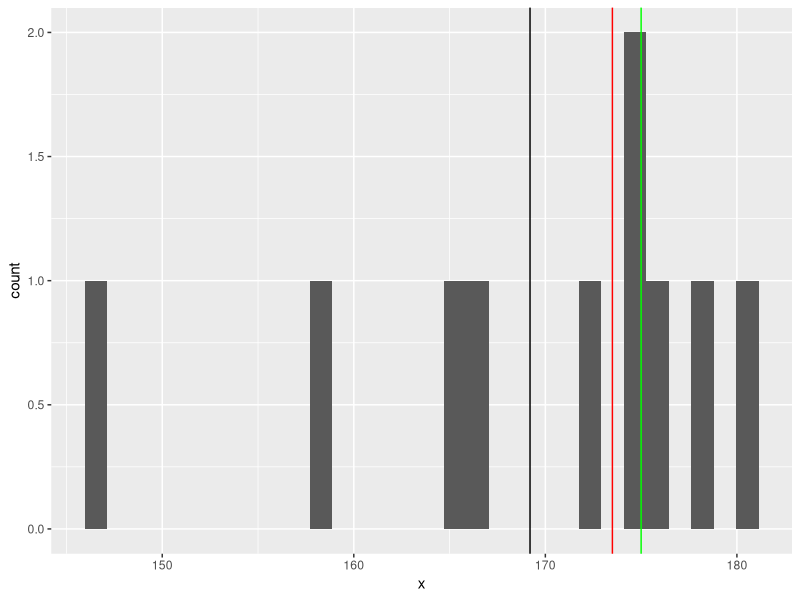
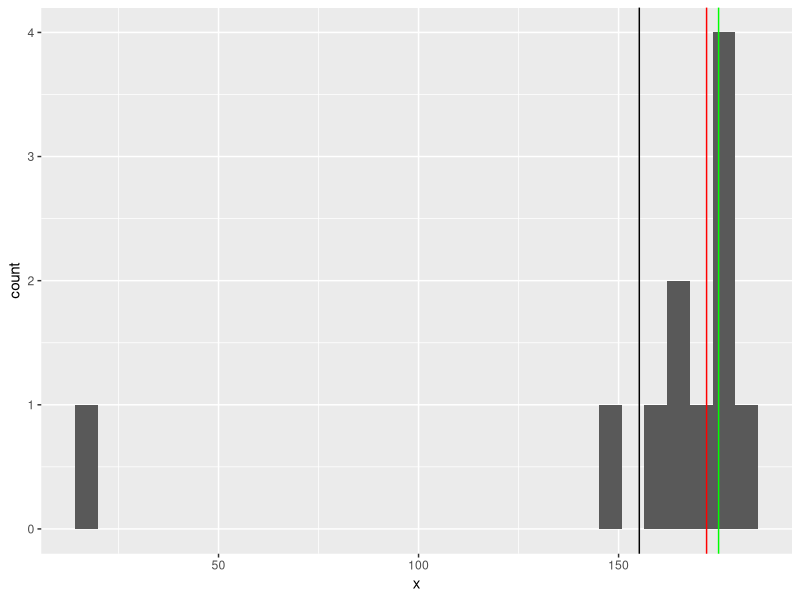
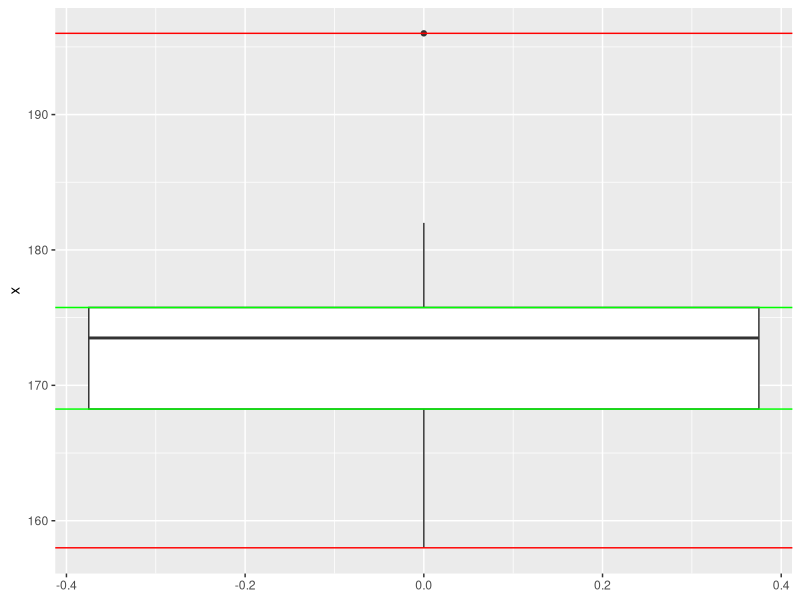
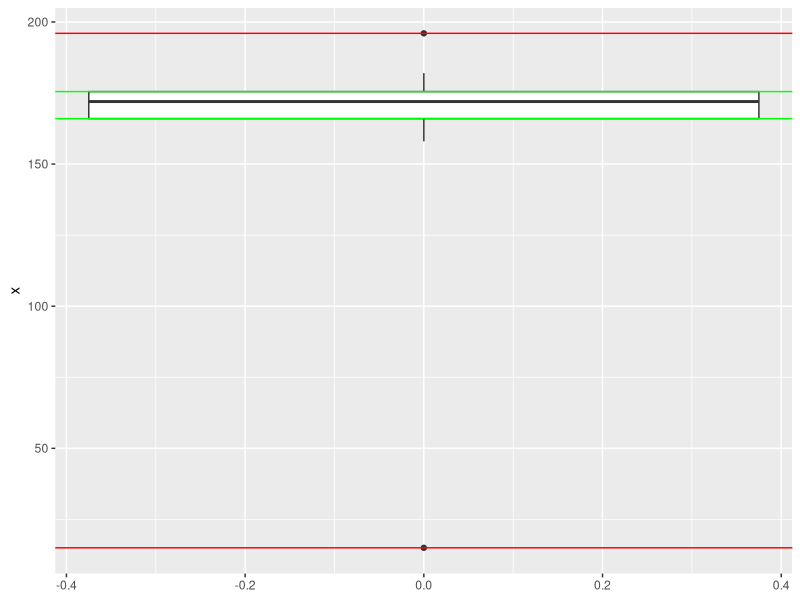
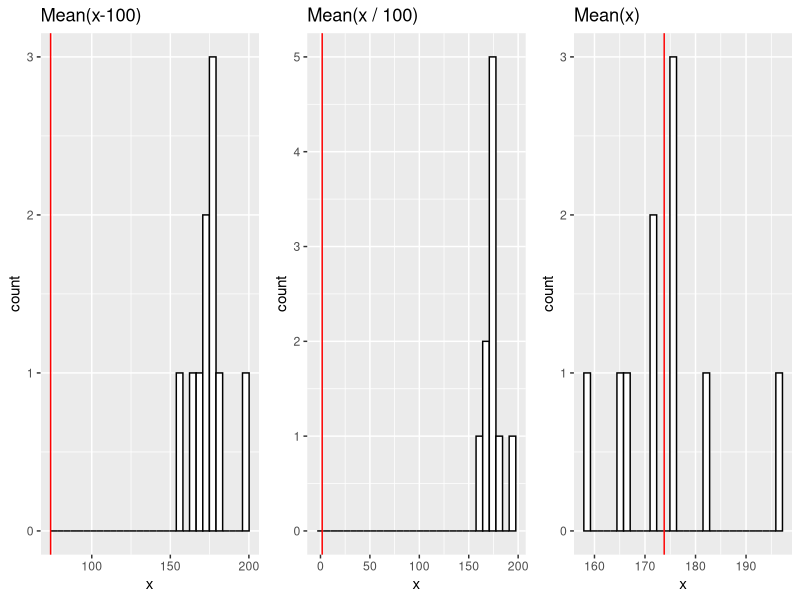
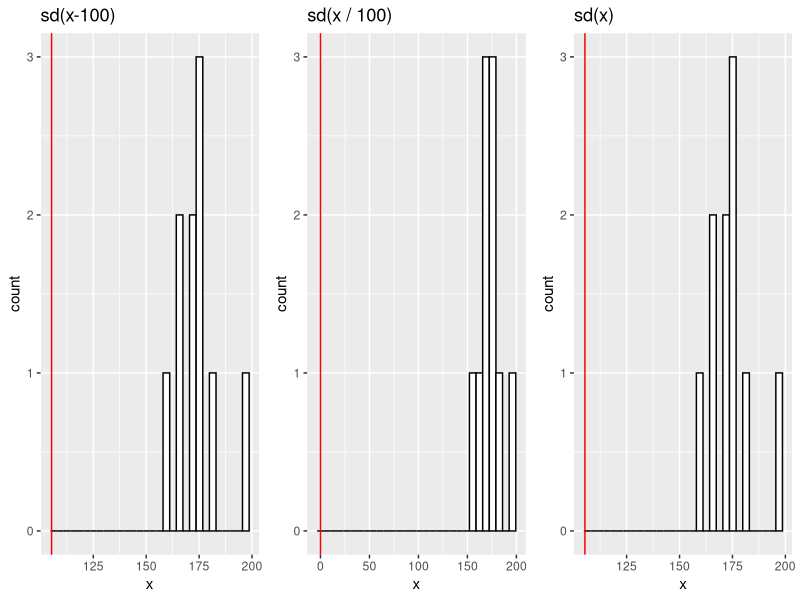
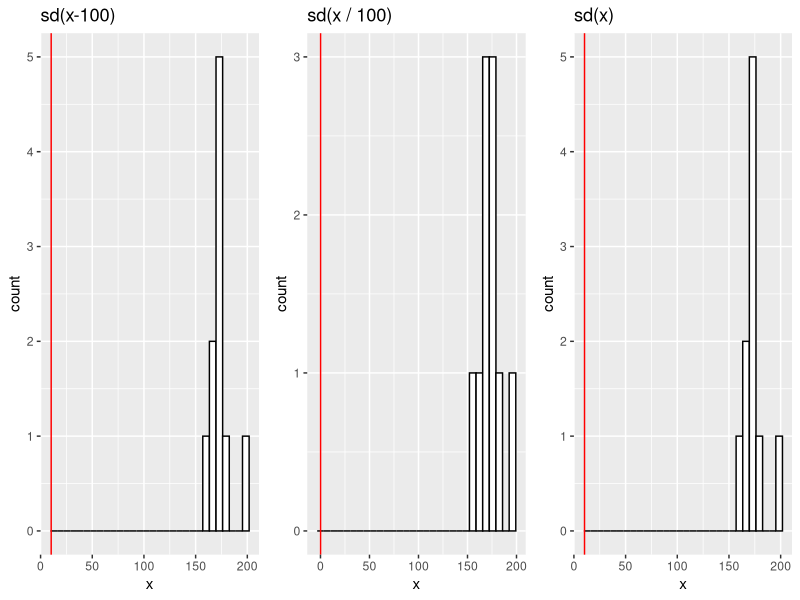
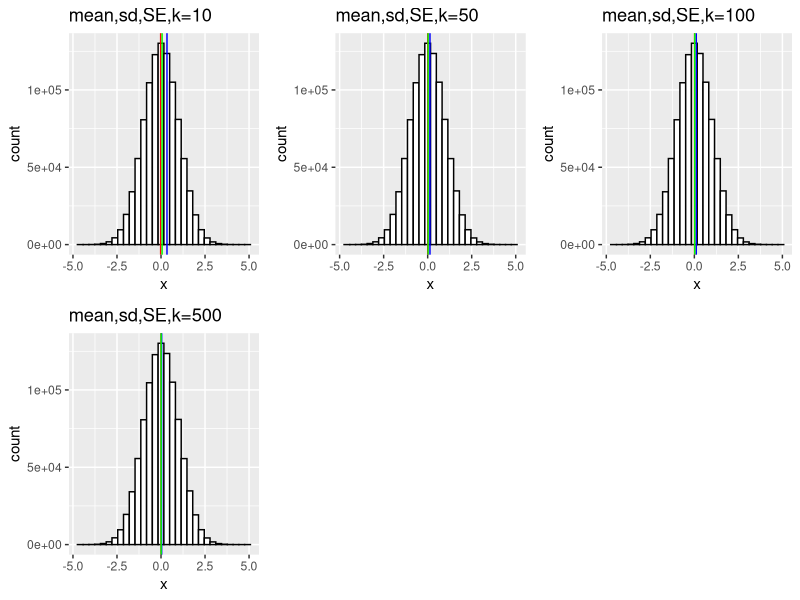

Generate these figures, in order, with R:
## ---- chunk 1
knitr::opts_chunk$set(echo = TRUE)
## ---- chunk 2
library(dplyr)
library(ggplot2)
library(ggpubr)
## ---- chunk 3
x <- c(175, 176, 180, 165, 167, 172, 175, 146, 158, 178)

#Get mode
mymode <- function(x){
  un <- unique(x)
  r <- tabulate(match(x, un))
  return(un[r == max(r)])
}

#Median
mymedian <- function(x) {
  n <- length(x)
  s <- sort(x)
  ifelse(n%%2==1,s[(n+1)/2],mean(s[n/2+0:1]))
}
#Mean
mymean <- sum(x)/length(x)
## ---- chunk 4
mymode(x)
mymedian(x)
median(x)
mymean
mean(x)
## ---- chunk 5
ggplot(as.data.frame(x), aes(x = x)) +
  geom_histogram() +
  geom_vline(xintercept = mymean, color = 'black') +
  geom_vline(xintercept = mymedian(x), color = 'red') +
  geom_vline(xintercept = mymode(x), color = 'green')
## ---- chunk 6
x[length(x) + 1] <- 15
## 1.1. repeat
mymode(x)
mymedian(x)
median(x)
mymean2 <- sum(x)/length(x)
mymean2
mean(x)
## ---- chunk 7
ggplot(as.data.frame(x), aes(x = x)) +
  geom_histogram() +
  geom_vline(xintercept = mymean2, color = 'black') +
  geom_vline(xintercept = mymedian(x), color = 'red') +
  geom_vline(xintercept = mymode(x), color = 'green')
## ---- chunk 8
x <- c(175, 176, 182, 165, 167, 172, 175, 196, 158, 172)
var_one_line <- mean((x-mean(x))^2)
sd_one_line <- sqrt(sum((x-mean(x))^2/(length(x)-1)))
var(x)
var_one_line
sd(x)
sd_one_line
## ---- chunk 9
ggplot(as.data.frame(x), aes(y = x)) +
  geom_boxplot() +
  geom_hline(yintercept = min(x), color = 'red') +
  geom_hline(yintercept = max(x), color = 'red') +
  geom_hline(yintercept = quantile(x, 3/4), color = 'green') +
  geom_hline(yintercept = quantile(x, 1/4), color = 'green')

## ---- chunk 10
x[length(x) + 1] <- 15
ggplot(as.data.frame(x), aes(y = x)) +
  geom_boxplot() +
  geom_hline(yintercept = min(x), color = 'red') +
  geom_hline(yintercept = max(x), color = 'red') +
  geom_hline(yintercept = quantile(x, 3/4), color = 'green') +
  geom_hline(yintercept = quantile(x, 1/4), color = 'green')

x <- x[1:length(x) - 1]
## ---- chunk 11
x <- c(175, 176, 182, 165, 167, 172, 175,196, 158, 172)
var(x - 100)
var(x)
var(x / 100)
var(x) / 10000
sd(x / 100)
sd(x) / 100
abs(sum(x) -mean(x) -0 ) < 0.000000001
## ---- chunk 12
#Vizualize tabulary
properties_table <- matrix(c(mean(x), mean(x - 100), mean(x/ 100), 
                      var(x), var(x - 100),var(x / 100), 
                      sd(x), sd(x - 100), sd(x / 100)), ncol = 3, byrow = TRUE)

colnames(properties_table ) <- c("x","x-100","x/100")
rownames(properties_table ) <- c("mean","var","sd")
as.table(properties_table)
#Vizualize for mean
a <- ggplot() + 
  aes(x) + 
  geom_histogram(colour="black", fill="white") +
  geom_vline(xintercept=mean(x-100), color="red") +
  ggtitle(label = 'Mean(x-100)')
b <- ggplot() + 
  aes(x) + 
  geom_histogram( colour="black", fill="white") +
  geom_vline(xintercept=(mean(x/100)), color="red") + 
  ggtitle(label = 'Mean(x / 100)')
c <- ggplot() + 
  aes(x) + 
  geom_histogram(colour="black", fill="white") +
  geom_vline(xintercept=(mean(x)), color="red") + 
  ggtitle(label = 'Mean(x)')
ggarrange(a, b, c,  ncol = 3, nrow = 1)

#Vizualize for var
d <- ggplot() + 
  aes(x) + 
  geom_histogram(colour="black", fill="white") +
  geom_vline(xintercept=var(x-100), color="red") +
  ggtitle(label = 'sd(x-100)')
e <- ggplot() + 
  aes(x) + 
  geom_histogram( colour="black", fill="white") +
  geom_vline(xintercept=(var(x/100)), color="red") +
  ggtitle(label = 'sd(x / 100)')
f <- ggplot() + 
  aes(x) + 
  geom_histogram( colour="black", fill="white") +
  geom_vline(xintercept=(var(x)), color="red") + 
  ggtitle(label = 'sd(x)')
ggarrange(d, e, f,  ncol = 3, nrow = 1)

#Vizualize for sd
g <- ggplot() + 
  aes(x) + 
  geom_histogram(colour="black", fill="white") +
  geom_vline(xintercept=sd(x-100), color="red") +
  ggtitle(label = 'sd(x-100)')
h <- ggplot() + 
  aes(x) + 
  geom_histogram( colour="black", fill="white") +
  geom_vline(xintercept=(sd(x/100)), color="red") + 
  ggtitle(label = 'sd(x / 100)')
i <- ggplot() + 
  aes(x) + 
  geom_histogram(colour="black", fill="white") +
  geom_vline(xintercept=(sd(x)), color="red") + 
  ggtitle(label = 'sd(x)')
ggarrange(g, h, i,  ncol = 3, nrow = 1)

## ---- chunk 13
pnorm(156,175,10, lower.tail = TRUE)
pnorm(198,175,10, lower.tail = FALSE)
pnorm(168,175,10, lower.tail = FALSE)-pnorm(172, mean = 175, sd = 10, lower.tail = TRUE)

## ---- chunk 14
pnorm(1) - pnorm(-1) # 68,2% 
pnorm(2) - pnorm(-2) # 95,4% 
pnorm(3) - pnorm(-3)# 99.7%
## ---- chunk 15
set.seed(42)
x <- rnorm(1000,175,10)
mean(x)
sd(x)
x1 <- (x-mean(x))/sd(x)
mean(x1)
sd(x1)
x <- rnorm(1000, mean = 0, sd = 1)
mean(x)
sd(x)
## ---- chunk 16
set.seed(42)
x <- rnorm(1000000, mean = 0, sd = 1)
#10,50,100,500
k_10 <- replicate(30, sample(x, 10))
k_50 <- replicate(30,sample(x,50))
k_100 <- replicate(30,sample(x,100))
k_500 <- replicate(30,sample(x,500))
#mean
means <- function(k){
  m <- c()
  for (i in 1:ncol(k)) {
    m[i] <- mean(k[,i])
  }
  return(m)
}
SE <- function(k){
  return(sd(k)/sqrt(length(k)))
}
#10
means_of_mean_K_10 <- means(k_10)
mean(means_of_mean_K_10)
sd(means_of_mean_K_10)
sd(means_of_mean_K_10)
SE(means_of_mean_K_10)
#50
means_of_mean_K_50 <- means(k_50)
mean(means_of_mean_K_50)
sd(means_of_mean_K_50)
 SE(means_of_mean_K_50)
#100 
means_of_mean_K_100 <- means(k_100)
mean(means_of_mean_K_100)
sd(means_of_mean_K_100)
 SE(means_of_mean_K_100)
#500
means_of_mean_K_500 <- means(k_500)
mean(means_of_mean_K_500)
sd(means_of_mean_K_500)
SE(means_of_mean_K_500)

#Create table
table_samples <- matrix(c(mean(means_of_mean_K_10),sd(means_of_mean_K_10),SE(means_of_mean_K_10),
                    mean(means_of_mean_K_50), sd(means_of_mean_K_50), SE(means_of_mean_K_50),
                    mean(means_of_mean_K_100), sd(means_of_mean_K_100), SE(means_of_mean_K_100),
                    mean(means_of_mean_K_500), sd(means_of_mean_K_500), SE(means_of_mean_K_500)),ncol=3)

colnames(table_samples) <- c("mean","sd","SE")
rownames(table_samples) <- c("10","50","100", "500")
table_samples <- as.table(table_samples)
table_samples 
#Vizualizing distribution
q <- ggplot() + 
aes(x) + 
  geom_histogram(colour="black", fill="white") +
  geom_vline(xintercept=mean(means_of_mean_K_10), color="red") +
  geom_vline(xintercept=sd(means_of_mean_K_10),color="blue")+
  geom_vline(xintercept=SE(means_of_mean_K_10), color='green')+
  ggtitle(label = 'mean,sd,SE,k=10')
 
z <- ggplot() + 
aes(x) + 
  geom_histogram(colour="black", fill="white") +
  geom_vline(xintercept=mean(means_of_mean_K_50), color="red") +
  geom_vline(xintercept=sd(means_of_mean_K_50),color="blue")+
  geom_vline(xintercept=SE(means_of_mean_K_50), color='green')+
  ggtitle(label = 'mean,sd,SE,k=50')
  
t <- ggplot() + 
aes(x) + 
  geom_histogram(colour="black", fill="white") +
  geom_vline(xintercept=mean(means_of_mean_K_100), color="red") +
  geom_vline(xintercept=sd(means_of_mean_K_100),color="blue")+
  geom_vline(xintercept=SE(means_of_mean_K_100), color='green')+
  ggtitle(label = 'mean,sd,SE,k=100')

u <- ggplot() + 
aes(x) + 
  geom_histogram(colour="black", fill="white") +
  geom_vline(xintercept=mean(means_of_mean_K_500), color="red") +
  geom_vline(xintercept=sd(means_of_mean_K_500),color="blue")+
  geom_vline(xintercept=SE(means_of_mean_K_500), color='green') +
  ggtitle(label = 'mean,sd,SE,k=500')

ggarrange(q, z, t,u,  ncol = 3, nrow = 2)
